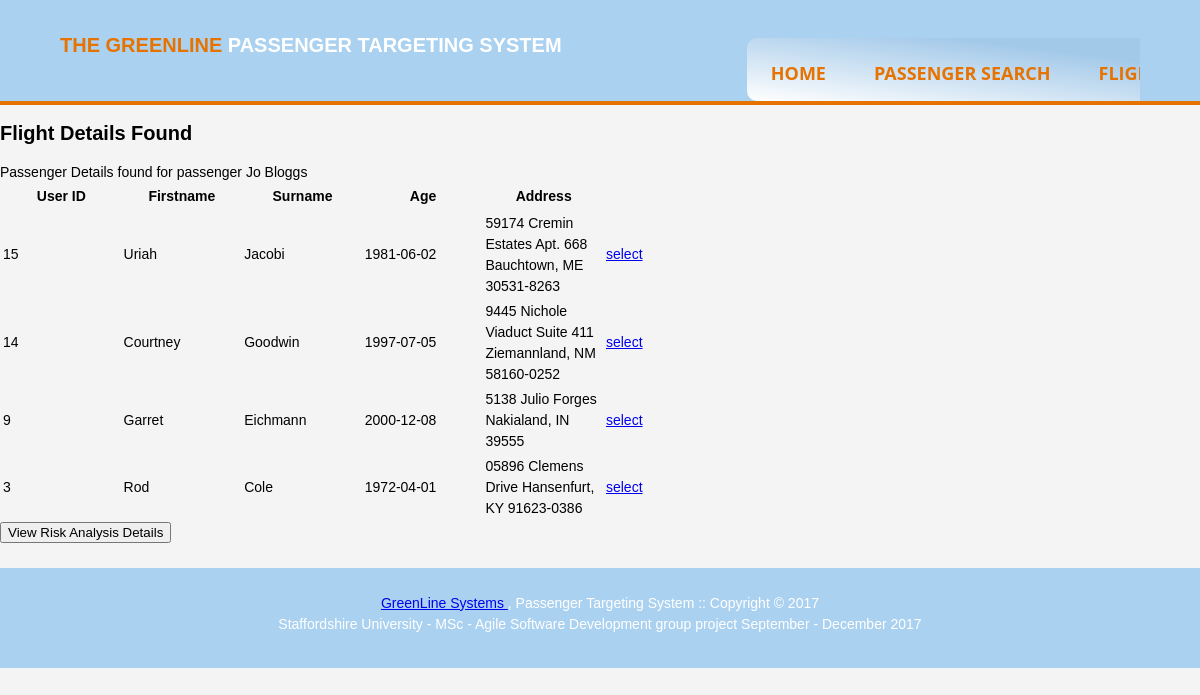
Page /siteCode/FlightDetails.php?id=19 on the committed database.
### tables this page shows
CREATE TABLE PASSENGER_AET_FLIGHT(
    TICKET_NUMBER BIGINT UNSIGNED AUTO_INCREMENT PRIMARY KEY,
	PASSENGER_ID BIGINT UNSIGNED NOT NULL,
	FLIGHT_NUMBER BIGINT UNSIGNED NOT NULL,
	FOREIGN KEY(PASSENGER_ID) REFERENCES PASSENGER_DETAIL(PASSENGER_ID),
    FOREIGN KEY(FLIGHT_NUMBER) REFERENCES FLIGHT_DETAIL(FLIGHT_NUMBER)
);

CREATE TABLE PASSENGER_DETAIL(
	PASSENGER_ID BIGINT UNSIGNED AUTO_INCREMENT PRIMARY KEY,
    FIRSTNAME VARCHAR(40) NOT NULL,
    SURNAME VARCHAR(40) NOT NULL,
    DOB DATE NOT NULL,
    ADDRESS TEXT NOT NULL
);

### siteCode/FlightDetails.php (the view, shortened to what this page needs)
<?php
$query="select * from PASSENGER_DETAIL as a join PASSENGER_AET_FLIGHT as b on a.PASSENGER_ID=b.PASSENGER_ID WHERE b.flight_number='".$_GET['id']."' ";
$result=mysqli_query($link,$query);
?>
 <!DOCTYPE html>
<html>
     <head>
               <link rel="stylesheet" type="text/css" href= "css/HomePage.css">
    </head>
         <body>
           <header>
             <div class="container">
                 <div id="branding">
                     <h1><span class="highlight">The GreenLine</span> Passenger Targeting System </h1>
                </div>
                  <div class="wrapper">
                      <nav>
                        <ul>
                      <li><a href="HomePage.php">Home</a></li>
                      <li><a href="searchPassenger.php">Passenger Search</a></li>
                      <li><a href="searchFlights.php">Flight Search</a></li>
                   </ul>
                       </nav>
                   </div>
               </div>
            </header>
              <div class="wrapper">
       <h1> Flight Details Found</h1>
       <p>Passenger Details found for passenger Jo Bloggs</p>
               <table>
               <tr>
                        <th width="10%">User ID</th>
                        <th width="10%">Firstname</th>
                        <th width="10%">Surname </th>
                        <th width="10%">Age</th>
                        <th width="10%">Address</th>
						</tr>
                   <tr>
                     <?php
 				   	while ($row = mysqli_fetch_array($result,MYSQLI_NUM)){
 		$userid=$row[0];
 		$firstname=$row[1];
 		$surname=$row[2];
 		$age=$row[3];
 		$address=$row[4];
 		echo "<tr>";
 		echo "<td> {$userid} </td>";
 		echo "<td> {$firstname}</td>";
 		echo "<td> {$surname}</td>";
 		echo "<td> {$age} </td>";
 		echo "<td> {$address} </td>";
 		echo '<td><a href="PassengerDetails.php?id=',$userid,'">select</a></td>';
 		echo"</tr>";
 		}
 					?>
		</tr>
               </table>
       <form action = "someAction" method = "POST">
       <p><input type="submit" name="getRisk" value="View Risk Analysis Details" />
               </p>
       </form>
              </div>
         <footer class="mainFooter">
            <p><a href="#" title="The GreenLine System" TheTheGreenLineSystem.com> GreenLine Systems </a>, Passenger Targeting System :: Copyright &copy; 2017</br>
            Staffordshire University - MSc - Agile Software Development group project September - December 2017 </p>
        </footer>
        </body>
</html>

### siteCode/css/HomePage.css (style rules this page uses)
html, body, div, h3, p, ul, li, img { margin: 0; padding: 0; }
h1 { color:#000000; font-size:20px; }
article, aside, figure, footer, header, hgroup, menu, nav, section { display: block; }
body { padding: 0; margin: 0; background-color: #f4f4f4; font-family: Arial, Helvetica, sans-serif; font-size: 14px; line-height: 1.5; }
.container { width: 90%; margin: auto; overflow: hidden; }
ul { margin: 0; padding: 0; }
header { background: #ABD1F0; color: #ffffff; padding-top: 30px; min-height: 70px; border-bottom: #e67300 4px solid; }
header a { color: #ffffff; text-decoration: none; text-transform: uppercase; font-size: 16px; }
header li { float: left; display: inline; padding-top: 0; padding-right: 10px; padding-bottom: 0; padding-left: 10px; }
header #branding { float: left; }
header #branding h1 { color: #ffffff; margin: 0; text-transform: uppercase; font-size: 20px; }
nav { float: right; margin-top: 3px; background-image: linear-gradient(to right top, #ffffff 0%, #a3c9e9 70%); max-width: 860px; mask-image: linear-gradient rgba(255, 255, 255, 0) 0%, #ffffff 25%, #ffffff 75%, rgba(255, 255, 255, 0) 100%; margin: 0 auto 0 0; padding: 0px 0; border: 0px solid #ffffff; border-radius: 10px; color: #e67300; font-weight: bold; margin-top: 8px; }
nav ul { text-align: center; background: linear-gradient(90deg, #ffffff 0%, #ffffff 25%, #ffffff 75%, rgba(255, 255, 255, 0) 100%); box-shadow: 0 0 25px rgba(0, 0, 0, 0.1), inset 0 0 1px rgba(255, 255, 255, 0.6); }
nav ul li { display: inline-block; border: 0px solid #ffffff; border-radius: 10px; }
nav ul li a { padding: 14px; font-family: "Open Sans"; text-transform:uppercase; color: #e67300 ; font-size: 18px; text-decoration: none; display: block; border: 0px solid #ffffff; border-radius: 10px; }
.highlight, header a { color: #e67300; font-weight: bold; margin-top: 8px; }
.wrapper { width: 1200px; margin: 0 auto; }
footer.mainFooter { padding: 25px; margin-top: 25px; color: #ffffff; background-color: #ABD1F0; text-align: center; height: 50px; }

### rows in the picture
passenger_aet_flight: PASSENGER_ID.PASSENGER_ID "15", PASSENGER_ID.FIRSTNAME "Uriah", PASSENGER_ID.SURNAME "Jacobi", PASSENGER_ID.DOB "1981-06-02", PASSENGER_ID.ADDRESS "59174 Cremin Estates Apt. 668 Bauchtown, ME 30531-8263"
passenger_aet_flight: PASSENGER_ID.PASSENGER_ID "14", PASSENGER_ID.FIRSTNAME "Courtney", PASSENGER_ID.SURNAME "Goodwin", PASSENGER_ID.DOB "1997-07-05", PASSENGER_ID.ADDRESS "9445 Nichole Viaduct Suite 411 Ziemannland, NM 58160-0252"
passenger_aet_flight: PASSENGER_ID.PASSENGER_ID "9", PASSENGER_ID.FIRSTNAME "Garret", PASSENGER_ID.SURNAME "Eichmann", PASSENGER_ID.DOB "2000-12-08", PASSENGER_ID.ADDRESS "5138 Julio Forges Nakialand, IN 39555"
passenger_aet_flight: PASSENGER_ID.PASSENGER_ID "3", PASSENGER_ID.FIRSTNAME "Rod", PASSENGER_ID.SURNAME "Cole", PASSENGER_ID.DOB "1972-04-01", PASSENGER_ID.ADDRESS "05896 Clemens Drive Hansenfurt, KY 91623-0386"
